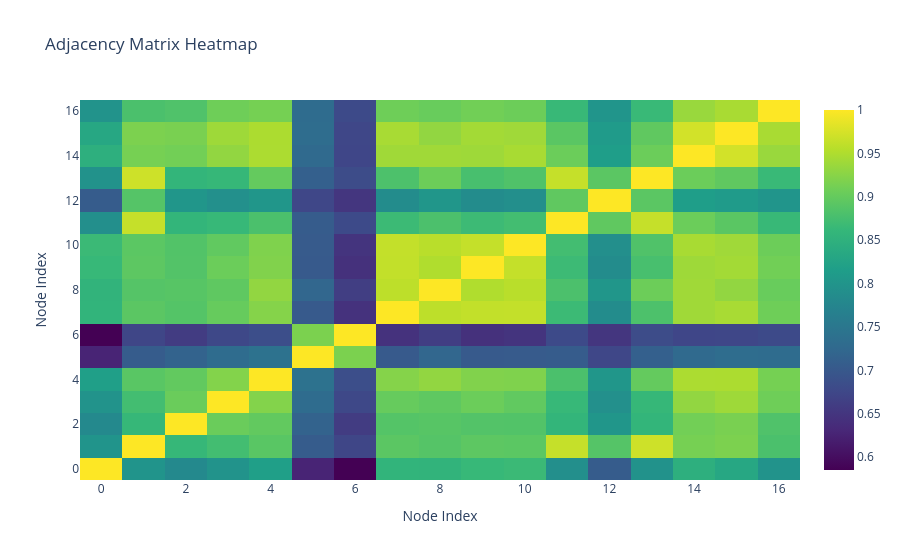

The code cell stored with this chart in its notebook:
### Code cell
# load the adjacency matrix and plot it with plotly as a heatmap
adj = np.load(f"../dvc-stages-outputs/{dataset}/corr-{dataset}.npy")

import plotly.graph_objects as go

fig = go.Figure(data=go.Heatmap(z=adj, colorscale='Viridis'))
fig.update_layout(title='Adjacency Matrix Heatmap', xaxis_title='Node Index', yaxis_title='Node Index')
fig.show()

### Figure 1 — Plotly figure (JSON) as saved in the notebook; plotly's stock layout.template omitted (floating-point values rounded to 4 significant figures; data arrays with more than 128 entries replaced by an {"elided": "..."} marker saying what was removed)
{"data": [{"colorscale": [[0, "#440154"], [0.1111, "#482878"], [0.2222, "#3e4989"], [0.3333, "#31688e"], [0.4444, "#26828e"], [0.5556, "#1f9e89"], [0.6667, "#35b779"], [0.7778, "#6ece58"], [0.8889, "#b5de2b"], [1, "#fde725"]], "type": "heatmap", "z": {"elided": "17x17 float values"}}], "layout": {"title": {"text": "Adjacency Matrix Heatmap"}, "xaxis": {"title": {"text": "Node Index"}}, "yaxis": {"title": {"text": "Node Index"}}}}
